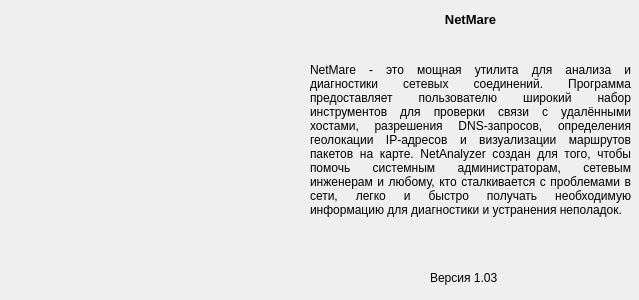
<?xml version="1.0" encoding="UTF-8"?>
<ui version="4.0">
 <class>Form</class>
 <widget class="QWidget" name="Form">
  <property name="geometry">
   <rect>
    <x>0</x>
    <y>0</y>
    <width>639</width>
    <height>300</height>
   </rect>
  </property>
  <property name="windowTitle">
   <string>AboutProgram</string>
  </property>
  <property name="windowIcon">
   <iconset resource="../Resources/Resource.qrc">
    <normaloff>:/IconPNG/Image/IcoPNG.png</normaloff>:/IconPNG/Image/IcoPNG.png</iconset>
  </property>
  <widget class="QLabel" name="label">
   <property name="geometry">
    <rect>
     <x>10</x>
     <y>10</y>
     <width>281</width>
     <height>281</height>
    </rect>
   </property>
   <property name="text">
    <string>&lt;html&gt;&lt;head/&gt;&lt;body&gt;&lt;p&gt;&lt;img src=&quot;:/IconPNG/Image/IcoPNG.png&quot;/&gt;&lt;/p&gt;&lt;/body&gt;&lt;/html&gt;</string>
   </property>
  </widget>
  <widget class="QLabel" name="label_2">
   <property name="geometry">
    <rect>
     <x>310</x>
     <y>30</y>
     <width>321</width>
     <height>221</height>
    </rect>
   </property>
   <property name="acceptDrops">
    <bool>false</bool>
   </property>
   <property name="autoFillBackground">
    <bool>false</bool>
   </property>
   <property name="text">
    <string>&lt;html&gt;&lt;head/&gt;&lt;body&gt;&lt;p align=&quot;justify&quot;&gt;	NetMare - это мощная утилита для анализа и диагностики сетевых соединений. Программа предоставляет пользователю широкий набор инструментов для проверки связи с удалёнными хостами, разрешения DNS-запросов, определения геолокации IP-адресов и визуализации маршрутов пакетов на карте. NetAnalyzer создан для того, чтобы помочь системным администраторам, сетевым инженерам и любому, кто сталкивается с проблемами в сети, легко и быстро получать необходимую информацию для диагностики и устранения неполадок.&lt;/p&gt;&lt;/body&gt;&lt;/html&gt;</string>
   </property>
   <property name="textFormat">
    <enum>Qt::AutoText</enum>
   </property>
   <property name="scaledContents">
    <bool>false</bool>
   </property>
   <property name="wordWrap">
    <bool>true</bool>
   </property>
  </widget>
  <widget class="QLabel" name="label_3">
   <property name="geometry">
    <rect>
     <x>320</x>
     <y>10</y>
     <width>301</width>
     <height>20</height>
    </rect>
   </property>
   <property name="font">
    <font>
     <pointsize>10</pointsize>
     <weight>75</weight>
     <bold>true</bold>
    </font>
   </property>
   <property name="text">
    <string>&lt;html&gt;&lt;head/&gt;&lt;body&gt;&lt;p align=&quot;center&quot;&gt;NetMare&lt;/p&gt;&lt;/body&gt;&lt;/html&gt;</string>
   </property>
  </widget>
  <widget class="QLabel" name="label_4">
   <property name="geometry">
    <rect>
     <x>430</x>
     <y>270</y>
     <width>91</width>
     <height>16</height>
    </rect>
   </property>
   <property name="text">
    <string>Версия 1.03</string>
   </property>
  </widget>
 </widget>
 <resources>
  <include location="../Resources/Resource.qrc"/>
 </resources>
 <connections/>
</ui>
